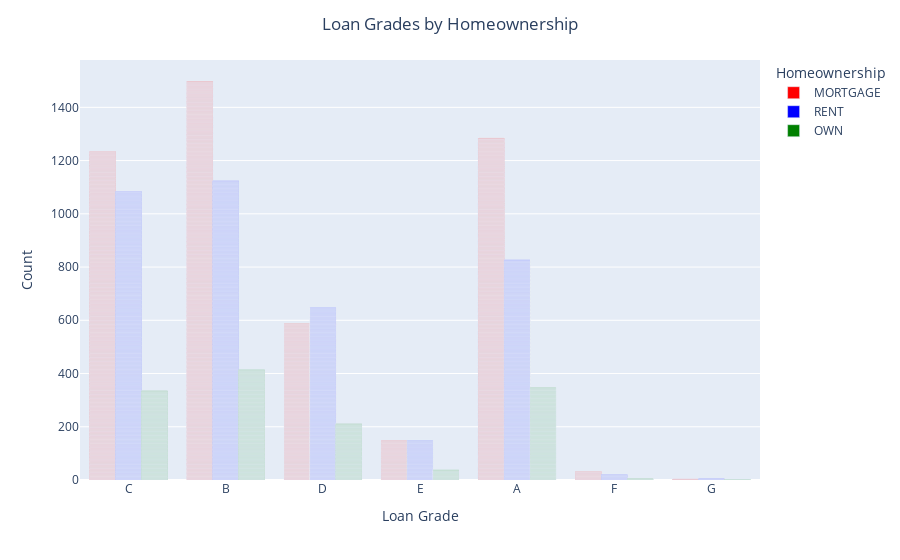

Write notebook code for a chart like this one.
### Markdown cell above
**Problem 2** Try to make your own bar plot of one of the other categorical columns. Add some categorical fill or facets. See how fancy you can make your graph. Make sure it is also still really informative.

### Code cell
# Your code here
fig = px.bar(
    DF,
    x='grade',
    color='homeownership',
    barmode='group',  # groups bars by category
    color_discrete_map={'MORTGAGE': 'red',
                        'RENT': 'blue',
                        'OWN': 'green'}
)

fig.update_layout(
    title='Loan Grades by Homeownership',
    title_x=0.5,
    xaxis_title='Loan Grade',
    yaxis_title='Count',
    legend_title='Homeownership'
)

fig.show()

### Figure 1 — Plotly figure (JSON) as saved in the notebook; plotly's stock layout.template omitted (floating-point values rounded to 4 significant figures; data arrays with more than 128 entries replaced by an {"elided": "..."} marker saying what was removed)
{"data": [{"alignmentgroup": "True", "hovertemplate": "homeownership=MORTGAGE<br>grade=%{x}<br>count=%{y}<extra></extra>", "legendgroup": "MORTGAGE", "marker": {"color": "red", "pattern": {"shape": ""}}, "name": "MORTGAGE", "offsetgroup": "MORTGAGE", "orientation": "v", "showlegend": true, "textposition": "auto", "type": "bar", "x": {"elided": "4789 str values"}, "xaxis": "x", "y": {"elided": "4789 int values"}, "yaxis": "y"}, {"alignmentgroup": "True", "hovertemplate": "homeownership=RENT<br>grade=%{x}<br>count=%{y}<extra></extra>", "legendgroup": "RENT", "marker": {"color": "blue", "pattern": {"shape": ""}}, "name": "RENT", "offsetgroup": "RENT", "orientation": "v", "showlegend": true, "textposition": "auto", "type": "bar", "x": {"elided": "3858 str values"}, "xaxis": "x", "y": {"elided": "3858 int values"}, "yaxis": "y"}, {"alignmentgroup": "True", "hovertemplate": "homeownership=OWN<br>grade=%{x}<br>count=%{y}<extra></extra>", "legendgroup": "OWN", "marker": {"color": "green", "pattern": {"shape": ""}}, "name": "OWN", "offsetgroup": "OWN", "orientation": "v", "showlegend": true, "textposition": "auto", "type": "bar", "x": {"elided": "1353 str values"}, "xaxis": "x", "y": {"elided": "1353 int values"}, "yaxis": "y"}], "layout": {"barmode": "group", "legend": {"title": {"text": "Homeownership"}, "tracegroupgap": 0}, "margin": {"t": 60}, "title": {"text": "Loan Grades by Homeownership", "x": 0.5}, "xaxis": {"anchor": "y", "domain": [0, 1], "title": {"text": "Loan Grade"}}, "yaxis": {"anchor": "x", "domain": [0, 1], "title": {"text": "Count"}}}}
